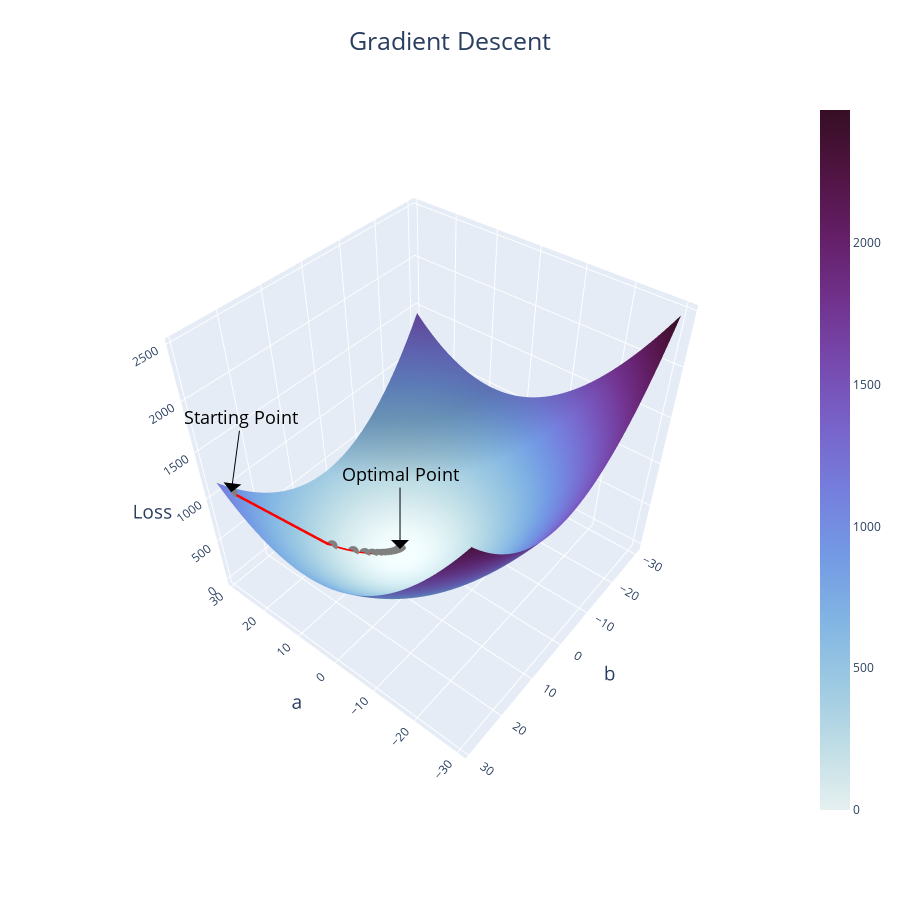

This figure's notebook cell:
### Code cell
fig = go.Figure(data=[
    go.Surface(x=arange, y=brange, z=loss, name='Loss', colorscale="dense"),
    go.Scatter3d(
        x=opt_path_a, y=opt_path_b, z=opt_path_loss,
        mode="lines+markers",
        marker=dict(size=4, color="grey"),
        line=dict(color='red', width=5)
    )
])

fig.update_layout(
    autosize=False,
    width=900,
    height=900,
    title=dict(
        text="Gradient Descent",
        font=dict(size=25),
        x=0.5,
        xanchor="center"
    ),
    scene_camera=camera,
    scene=dict(
        xaxis=dict(
            title=dict(text="a", font=dict(size=font_size + 5)),
            tickfont=dict(size=font_size - 2),
        ),
        yaxis=dict(
            title=dict(text="b", font=dict(size=font_size + 5)),
            tickfont=dict(size=font_size - 2),
        ),
        zaxis=dict(
            title=dict(text="Loss", font=dict(size=font_size + 5)),
            tickfont=dict(size=font_size - 2),
        ),
        annotations=[
            dict(
                x=opt_path_a[0],
                y=opt_path_b[0],
                z=opt_path_loss[0],
                text="Starting Point",
                textangle=0,
                ax=10,
                ay=-75,
                font=dict(color="black", size=font_size + 4),
                arrowcolor="black",
                arrowsize=3,
                arrowwidth=1,
                arrowhead=1
            ),
            dict(
                x=opt_path_a[-1],
                y=opt_path_b[-1],
                z=opt_path_loss[-1],
                text="Optimal Point",
                textangle=0,
                ax=0,
                ay=-75,
                font=dict(color="black", size=font_size + 4),
                arrowcolor="black",
                arrowsize=3,
                arrowwidth=1,
                arrowhead=1
            )
        ]
    )
)

fig.write_image("imgs/chapter_11/gradient_descent.png")
fig.show()

### Figure 1 — Plotly figure (JSON) as saved in the notebook; plotly's stock layout.template omitted (floating-point values rounded to 4 significant figures; data arrays with more than 128 entries replaced by an {"elided": "..."} marker saying what was removed)
{"data": [{"colorscale": [[0, "rgb(230, 240, 240)"], [0.09091, "rgb(191, 221, 229)"], [0.1818, "rgb(156, 201, 226)"], [0.2727, "rgb(129, 180, 227)"], [0.3636, "rgb(115, 154, 228)"], [0.4545, "rgb(117, 127, 221)"], [0.5455, "rgb(120, 100, 202)"], [0.6364, "rgb(119, 74, 175)"], [0.7273, "rgb(113, 50, 141)"], [0.8182, "rgb(100, 31, 104)"], [0.9091, "rgb(80, 20, 66)"], [1, "rgb(54, 14, 36)"]], "name": "Loss", "type": "surface", "x": [-30, -29, -28, -27, -26, -25, -24, -23, -22, -21, -20, -19, -18, -17, -16, -15, -14, -13, -12, -11, -10, -9, -8, -7, -6, -5, -4, -3, -2, -1, 0, 1, 2, 3, 4, 5, 6, 7, 8, 9, 10, 11, 12, 13, 14, 15, 16, 17, 18, 19, 20, 21, 22, 23, 24, 25, 26, 27, 28, 29], "y": [-30, -29, -28, -27, -26, -25, -24, -23, -22, -21, -20, -19, -18, -17, -16, -15, -14, -13, -12, -11, -10, -9, -8, -7, -6, -5, -4, -3, -2, -1, 0, 1, 2, 3, 4, 5, 6, 7, 8, 9, 10, 11, 12, 13, 14, 15, 16, 17, 18, 19, 20, 21, 22, 23, 24, 25, 26, 27, 28, 29], "z": {"elided": "60x60 int values"}}, {"line": {"color": "red", "width": 5}, "marker": {"color": "grey", "size": 4}, "mode": "lines+markers", "type": "scatter3d", "x": {"elided": "501 float values"}, "y": {"elided": "501 float values"}, "z": {"elided": "501 float values"}}], "layout": {"autosize": false, "height": 900, "scene": {"annotations": [{"arrowcolor": "black", "arrowhead": 1, "arrowsize": 3, "arrowwidth": 1, "ax": 10, "ay": -75, "font": {"color": "black", "size": 18}, "text": "Starting Point", "textangle": 0, "x": 28, "y": 27, "z": 1025}, {"arrowcolor": "black", "arrowhead": 1, "arrowsize": 3, "arrowwidth": 1, "ax": 0, "ay": -75, "font": {"color": "black", "size": 18}, "text": "Optimal Point", "textangle": 0, "x": 8.0, "y": 2.0, "z": 4.973e-18}], "camera": {"center": {"x": 0, "y": 0, "z": 0}, "eye": {"x": -1.2, "y": 1.5, "z": 1.8}, "up": {"x": 0, "y": 0, "z": 1}}, "xaxis": {"tickfont": {"size": 12}, "title": {"font": {"size": 19}, "text": "a"}}, "yaxis": {"tickfont": {"size": 12}, "title": {"font": {"size": 19}, "text": "b"}}, "zaxis": {"tickfont": {"size": 12}, "title": {"font": {"size": 19}, "text": "Loss"}}}, "title": {"font": {"size": 25}, "text": "Gradient Descent", "x": 0.5, "xanchor": "center"}, "width": 900}}
